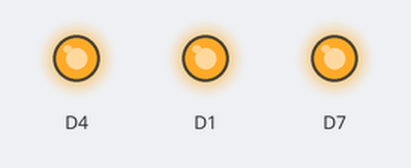
A sketch run on a simulated ESP8266 (NodeMCU). Shown: output pins drawn as LEDs (lit = HIGH).

Above: at 0.5 s.
At 3.5 s:
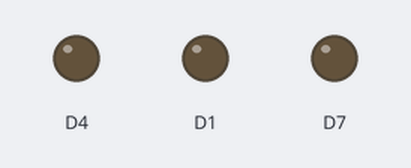
Timing chart, 0 to 4.6 s (numbered marks = the images above):
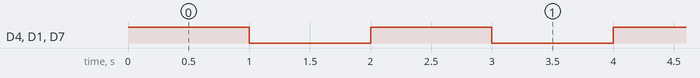

Measured:
- by itself, D4, D1, D7: alternates HIGH for 1.0 s and LOW for 1.0 s

The sketch:

IOT.ino
```cpp
void setup() {
  // put your setup code here, to run once:
  pinMode (D4,OUTPUT);
  pinMode(D1,OUTPUT);
  pinMode(D7,OUTPUT);


}

void loop() {
  // put your main code here, to run repeatedly:
  digitalWrite(D4,HIGH);
  digitalWrite(D1,HIGH);
  digitalWrite(D7,HIGH);
  delay(1000);
  digitalWrite(D4,LOW);
  digitalWrite(D1,LOW);
  digitalWrite(D7,LOW);
  delay(1000);

}
```
